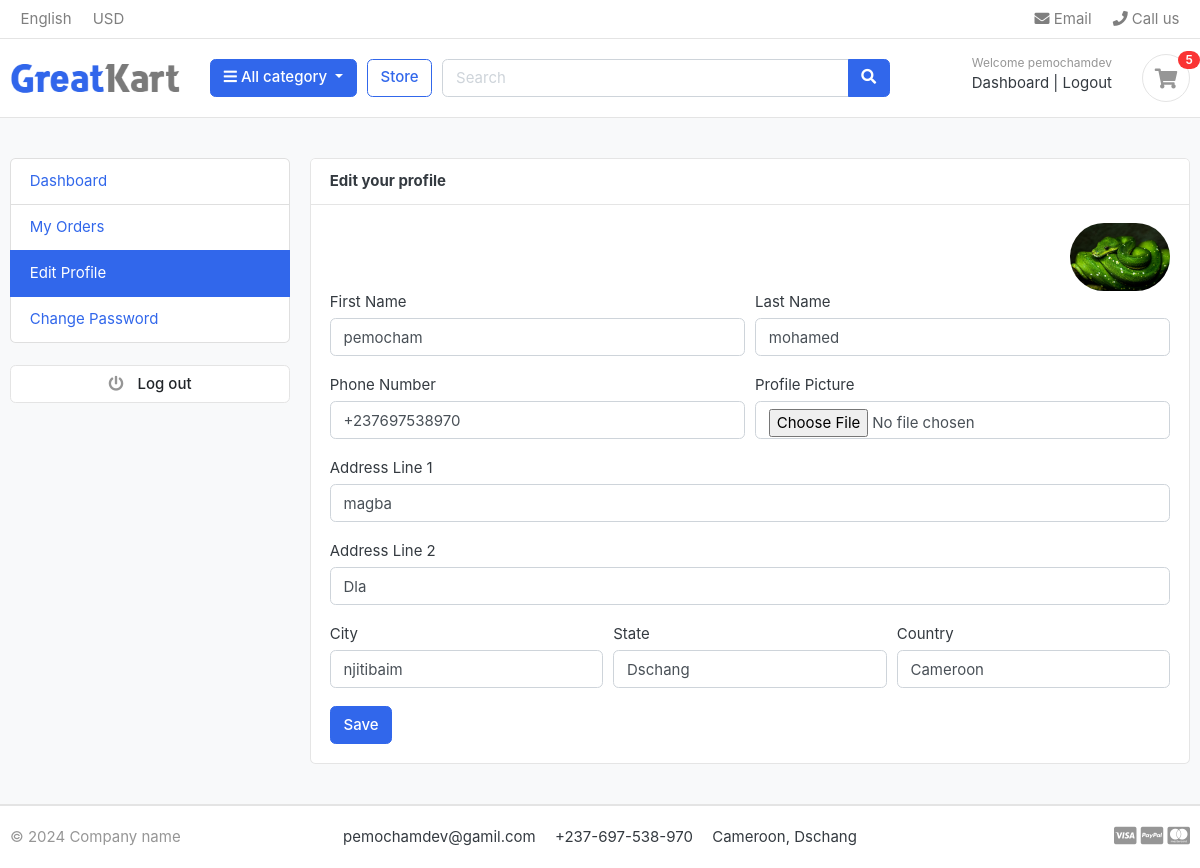
Before: /accounts/edit_profile/ (signed in) with the older database file.
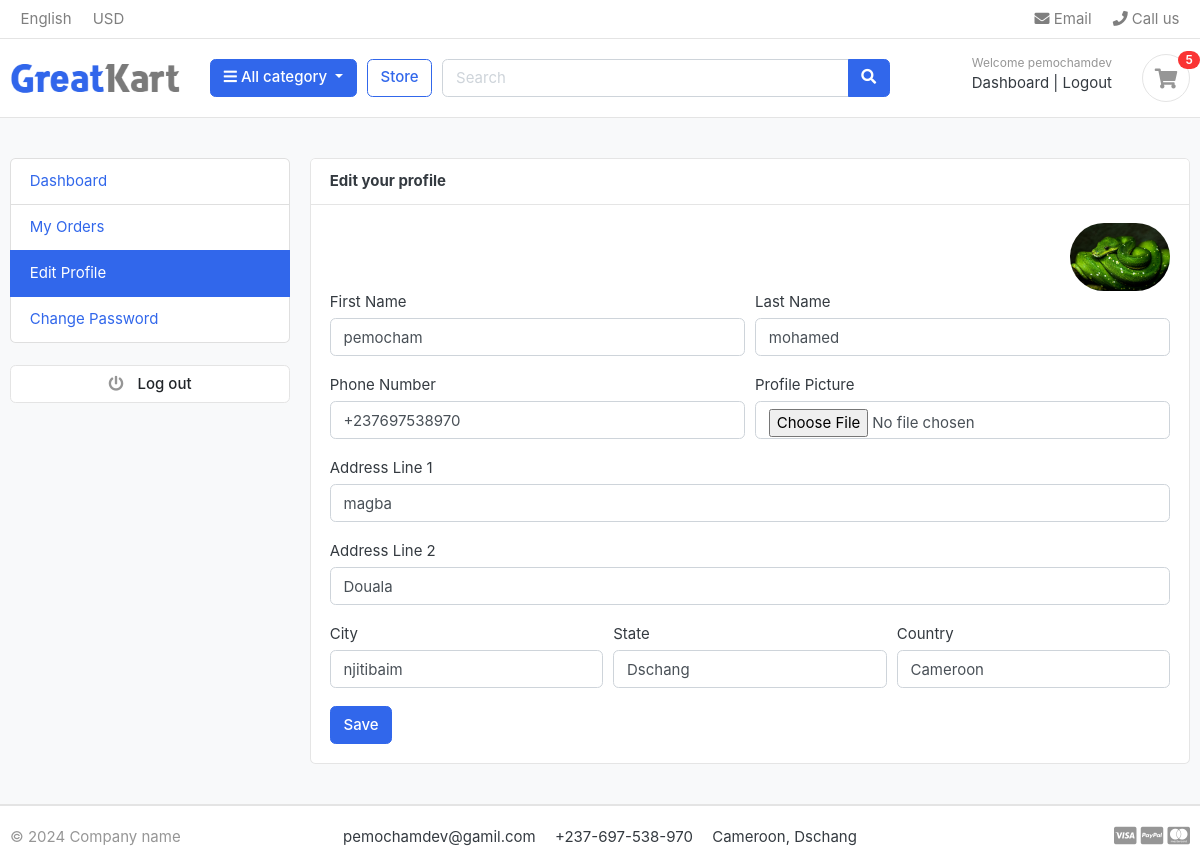
After: the same page with the newer database file.
### accounts/models.py (models this page shows, shortened)
class UserProfile(models.Model):
    user = models.OneToOneField(Account, on_delete=models.CASCADE)
    address_line_1 = models.CharField(blank=True, max_length=100)
    address_line_2 = models.CharField(blank=True, max_length=100)
    profile_picture = models.ImageField(blank=True, upload_to='userprofile')
    city = models.CharField(blank=True, max_length=20)
    state = models.CharField(blank=True, max_length=20)
    country = models.CharField(blank=True, max_length=20)

### accounts/views.py (the view)
# urls.py: path('edit_profile/', views.edit_profile, name='edit_profile'),
@login_required(login_url='login')
def edit_profile(request):
    user = request.user
    userprofile = get_object_or_404(UserProfile, user=user)
    if request.method == 'POST':
        user_form = UserForm(request.POST, instance = user)
        profile_form = UserProfileForm(request.POST, request.FILES, instance=userprofile)
        if user_form.is_valid() and profile_form.is_valid():
            user_form.save()
            profile_form.save()
            messages.success(request, 'Your profile has been updated.')
            return redirect('edit_profile')
    else:
        user_form = UserForm(instance=request.user)
        profile_form = UserProfileForm(instance=userprofile)
    context = {
        'user_form': user_form,
        'profile_form': profile_form,
        'userprofile': userprofile,
    }
    return render(request, 'edit_profile.html', context)

### accounts/forms.py
class UserForm(forms.ModelForm):
    class Meta:
        model = Account
        fields = ('first_name', 'last_name', 'phone_numbre')
    def __init__(self, *args, **kwargs):
        super(UserForm, self).__init__(*args, **kwargs)
        for field in self.fields:
            self.fields[field].widget.attrs['class'] = 'form-control'

class UserProfileForm(forms.ModelForm):
    profile_picture = forms.ImageField(required=False, error_messages = {'invalid':("Image files only")}, widget=forms.FileInput)
    class Meta:
        model = UserProfile
        fields = ('address_line_1', 'address_line_2', 'city', 'state', 'country', 'profile_picture')
    def __init__(self, *args, **kwargs):
        super(UserProfileForm, self).__init__(*args, **kwargs)
        for field in self.fields:
            self.fields[field].widget.attrs['class'] = 'form-control'

### carts/views.py (called while the page is built)
def _cart_id(request):
    cart  = request.session.session_key
    if not cart:
        cart  = request.session.create()
    return cart

### category/context_processors.py (called while the page is built)
def menu_links(request):
    links = Category.objects.all()
    return dict(links=links)

### category/models.py (called while the page is built)
    def get_absolute_url(self):
        return reverse("product_by_category", kwargs={"category_slug": self.slug})

### templates/edit_profile.html (shortened to what this page needs)
{% extends 'base.html' %}
{% block content %}
<section class="section-conten padding-y bg">
<div class="container">
	<div class="row">
	{% include 'dashboard_sidebar.html' %}
	<main class="col-md-9">
		<article class="card">
		<header class="card-header">
			<strong class="d-inline-block mr-3">Edit your profile</strong>
		</header>
		<div class="card-body">
			<div class="text-right">
				<img src="{{userprofile.profile_picture.url}}" alt="Profile Picture" width="100" style="border-radius:50px;">
			</div>
			<div class="row">
			<div class="col-md-12">
				<form action="{% url 'edit_profile' %}" method="POST" enctype="multipart/form-data">
					<div class="form-row">
						<div class="form-group col-md-6">
							<label>First Name</label>
							{{user_form.first_name}}
						</div>
						<div class="form-group col-md-6">
							<label>Last Name</label>
							{{user_form.last_name}}
						</div>
					</div>
					<div class="form-row">
						<div class="form-group col-md-6">
							<label>Phone Number</label>
							{{user_form.phone_numbre}}
						</div>
						<div class="form-group col-md-6">
							<label>Profile Picture</label>
							{{profile_form.profile_picture}}
						</div>
					</div>
					<div class="form-group">
						<label>Address Line 1</label>
						{{profile_form.address_line_1}}
					</div>
					<div class="form-group">
						<label>Address Line 2</label>
						{{profile_form.address_line_2}}
					</div>
					<div class="form-row">
						<div class="form-group col-md-4">
							<label>City</label>
							{{profile_form.city}}
						</div>
						<div class="form-group col-md-4">
							<label>State</label>
							{{profile_form.state}}
						</div>
						<div class="form-group col-md-4">
							<label>Country</label>
							{{profile_form.country}}
						</div>
					</div>
					<input type="submit" value="Save" class="btn btn-primary">
				</form>
			</div>
			</div>
		</div>
		</article>
	</main>
</div>
</div>
</section>
{% endblock %}

Changed rows visible on the page:
changed UserProfile "magba": address_line_2 "Dla" → "Douala"
